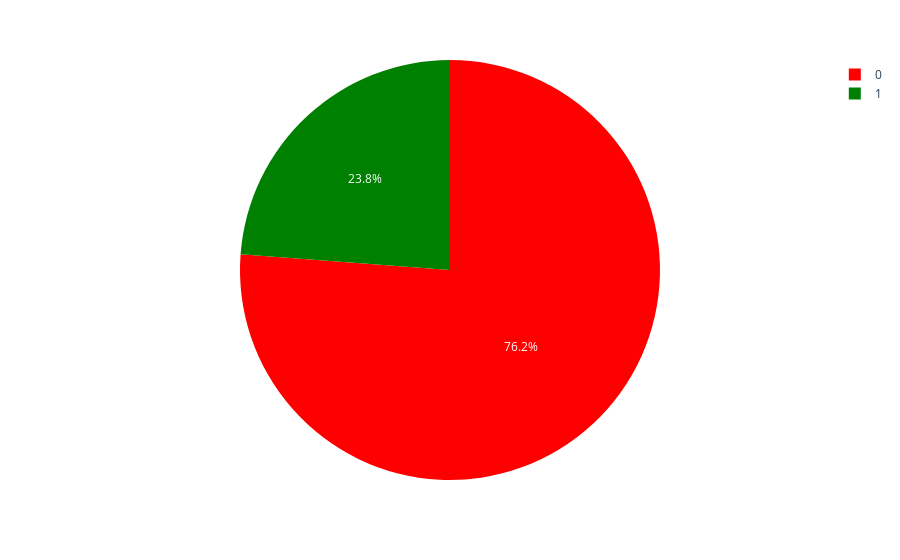

The cell this chart's notebook holds for it:
### Markdown cell above
# Data Visualization

### Code cell
import plotly.express as px

fig = px.pie(data,names='whetherheshedonatedbloodinMarch2007',color='whetherheshedonatedbloodinMarch2007',
             color_discrete_map={0:'red',
                                 1:'green'})
fig.show()

### Figure 1 — Plotly figure (JSON) as saved in the notebook; plotly's stock layout.template omitted (floating-point values rounded to 4 significant figures; data arrays with more than 128 entries replaced by an {"elided": "..."} marker saying what was removed)
{"data": [{"customdata": {"elided": "748x1 int values"}, "domain": {"x": [0, 1], "y": [0, 1]}, "hovertemplate": "whetherheshedonatedbloodinMarch2007=%{customdata[0]}<extra></extra>", "labels": {"elided": "748 int values"}, "legendgroup": "", "marker": {"colors": {"elided": "748 str values"}}, "name": "", "showlegend": true, "type": "pie"}], "layout": {"legend": {"tracegroupgap": 0}, "margin": {"t": 60}}}
